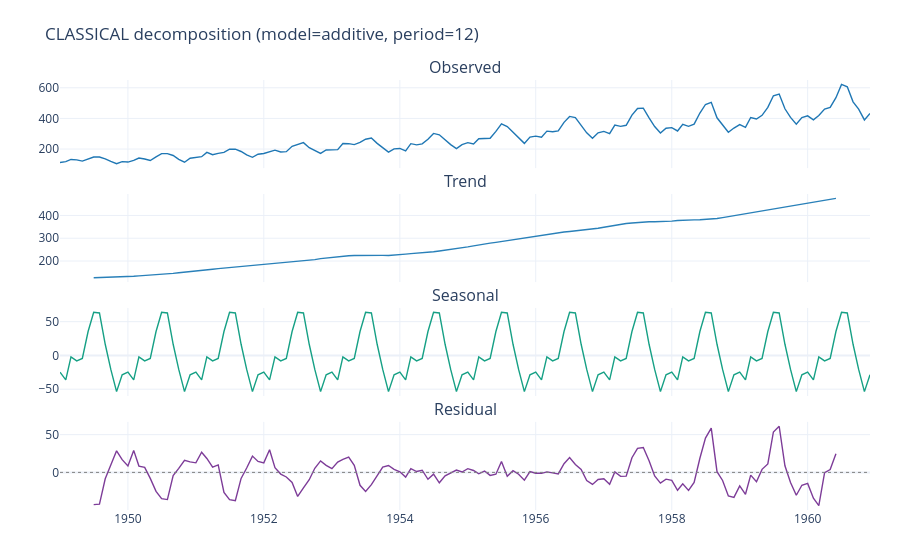

Here is the notebook cell this chart was saved with:
### Markdown cell above
## 2. Classical decomposition (additive)

`decompose_and_plot` returns both the statsmodels result object and the plotly figure.

### Code cell
result_add, fig_add = tsf.decompose_and_plot(series, model="additive", method="classical")
fig_add.show()

### Figure 1 — Plotly figure (JSON) as saved in the notebook; plotly's stock layout.template omitted (floating-point values rounded to 4 significant figures; data arrays with more than 128 entries replaced by an {"elided": "..."} marker saying what was removed)
{"data": [{"line": {"color": "#1f77b4", "width": 1.4}, "mode": "lines", "name": "Observed", "showlegend": false, "type": "scatter", "x": {"elided": "144 str values"}, "xaxis": "x", "y": {"elided": "144 int values"}, "yaxis": "y"}, {"line": {"color": "#2980b9", "width": 1.4}, "mode": "lines", "name": "Trend", "showlegend": false, "type": "scatter", "x": {"elided": "144 str values"}, "xaxis": "x2", "y": {"elided": "144 float values"}, "yaxis": "y2"}, {"line": {"color": "#16a085", "width": 1.4}, "mode": "lines", "name": "Seasonal", "showlegend": false, "type": "scatter", "x": {"elided": "144 str values"}, "xaxis": "x3", "y": {"elided": "144 float values"}, "yaxis": "y3"}, {"line": {"color": "#7d3c98", "width": 1.4}, "mode": "lines", "name": "Residual", "showlegend": false, "type": "scatter", "x": {"elided": "144 str values"}, "xaxis": "x4", "y": {"elided": "144 float values"}, "yaxis": "y4"}], "layout": {"annotations": [{"font": {"size": 16}, "showarrow": false, "text": "Observed", "x": 0.5, "xanchor": "center", "xref": "paper", "y": 1, "yanchor": "bottom", "yref": "paper"}, {"font": {"size": 16}, "showarrow": false, "text": "Trend", "x": 0.5, "xanchor": "center", "xref": "paper", "y": 0.735, "yanchor": "bottom", "yref": "paper"}, {"font": {"size": 16}, "showarrow": false, "text": "Seasonal", "x": 0.5, "xanchor": "center", "xref": "paper", "y": 0.47, "yanchor": "bottom", "yref": "paper"}, {"font": {"size": 16}, "showarrow": false, "text": "Residual", "x": 0.5, "xanchor": "center", "xref": "paper", "y": 0.205, "yanchor": "bottom", "yref": "paper"}], "autosize": true, "hovermode": "x unified", "margin": {"b": 50, "l": 60, "r": 30, "t": 80}, "shapes": [{"line": {"color": "grey", "dash": "dot", "width": 1}, "type": "line", "x0": 0, "x1": 1, "xref": "x4 domain", "y0": 0, "y1": 0, "yref": "y4"}], "title": {"text": "CLASSICAL decomposition (model=additive, period=12)"}, "xaxis": {"anchor": "y", "autorange": true, "domain": [0, 1], "matches": "x4", "range": ["1949-01-01", "1960-12-01"], "showticklabels": false, "type": "date"}, "xaxis2": {"anchor": "y2", "autorange": true, "domain": [0, 1], "matches": "x4", "range": ["1949-01-01", "1960-12-01"], "showticklabels": false, "type": "date"}, "xaxis3": {"anchor": "y3", "autorange": true, "domain": [0, 1], "matches": "x4", "range": ["1949-01-01", "1960-12-01"], "showticklabels": false, "type": "date"}, "xaxis4": {"anchor": "y4", "autorange": true, "domain": [0, 1], "range": ["1949-01-01", "1960-12-01"], "type": "date"}, "yaxis": {"anchor": "x", "autorange": true, "domain": [0.795, 1], "range": [75.22, 650.8], "type": "linear"}, "yaxis2": {"anchor": "x2", "autorange": true, "domain": [0.53, 0.735], "range": [107.4, 494.4], "type": "linear"}, "yaxis3": {"anchor": "x3", "autorange": true, "domain": [0.265, 0.47], "range": [-60.12, 70.35], "type": "linear"}, "yaxis4": {"anchor": "x4", "autorange": true, "domain": [0, 0.205], "range": [-49.8, 66.89], "type": "linear"}}}
